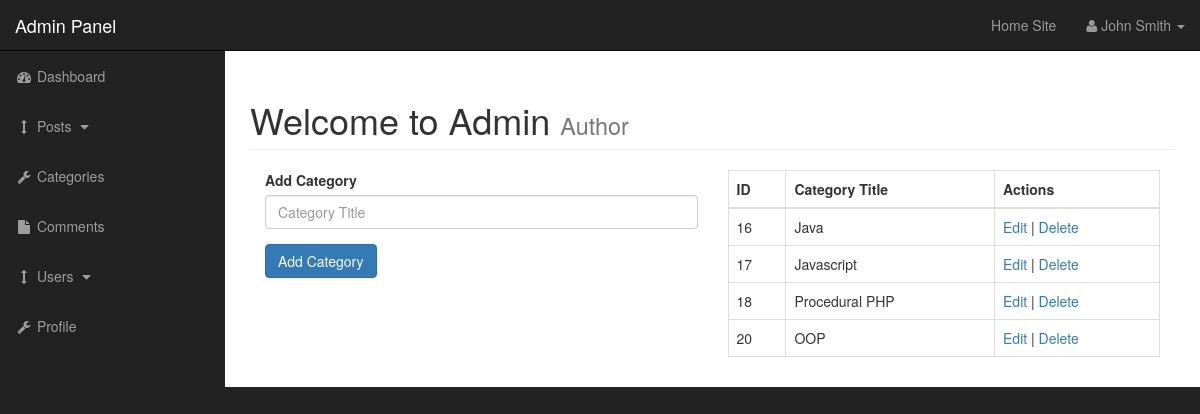
/admin/categories.php (signed in), run on the app's committed database.
### tables this page shows
CREATE TABLE `categories` (
  `id` int(225) NOT NULL,
  `cat_title` varchar(225) NOT NULL,
  `cat_desc` varchar(1000) DEFAULT NULL
);

### admin/functions.php (the view, shortened to what this page needs)
<?php
function echoAllCategories(){
    global $connection;
    $query = "SELECT * FROM categories";
                        $all_categories = mysqli_query($connection, $query);
                        while ($row = mysqli_fetch_assoc($all_categories)) {
                            $category_title = $row['cat_title'];
                            $category_id = $row['id'];
                            echo "<tr>";
                            echo "<td>$category_id</td>";
                            echo "<td>$category_title</td>";
                            echo "<td><a href='categories.php?edit=$category_id'>Edit</a> | <a href='categories.php?delete=$category_id'>Delete</a></td>";
                            echo "</tr>";
                        }
}

### admin/css/sb-admin.css (style rules this page uses)
body { margin-top: 100px; background-color: #222; }
@media (min-width:768px) { body { margin-top: 50px; } }

### data on the page
categories: id "16", cat_title "Java"
categories: id "17", cat_title "Javascript"
categories: id "18", cat_title "Procedural PHP"
categories: id "20", cat_title "OOP"
